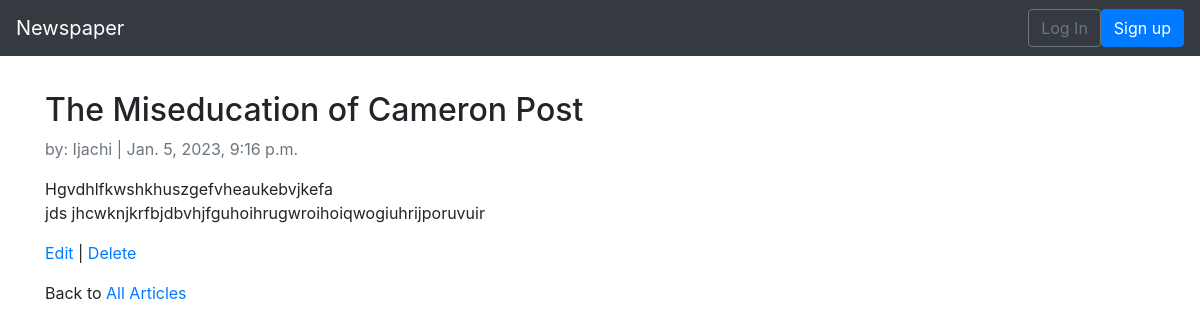
The app's page /articles/1/, older data.
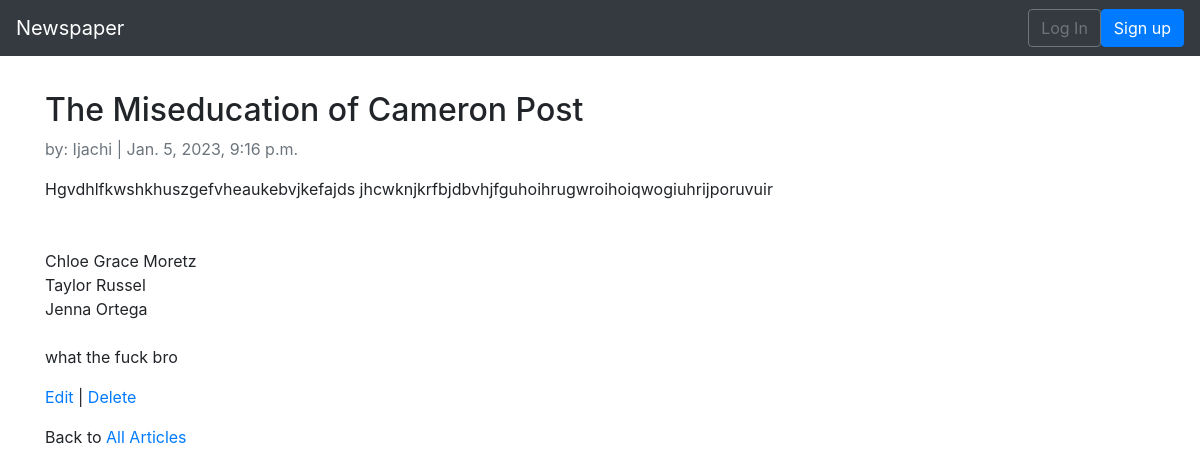
The same page, newer data.
### articles/models.py (models this page shows, shortened)
class Article(models.Model):
    title = models.CharField(max_length=255)
    body = models.TextField()
    date = models.DateTimeField(auto_now_add=True)
    author = models.ForeignKey(
        get_user_model(),
        on_delete=models.CASCADE,
    )

### users/models.py (models this page shows)
class CustomUser(AbstractUser):
    age = models.PositiveIntegerField(null=True, blank=True)

### articles/views.py (the view)
# urls.py: path("<int:pk>/", ArticleDetailView.as_view(), name="article_detail"),
class ArticleDetailView(DetailView):
    model = Article
    template_name = "article_detail.html"

### templates/article_detail.html
{% extends "base.html" %}
{% block content %}
    <div class="article-entry">
        <h2>{{ article.title }}</h2>
        <p class="text-muted">by: {{ article.author }} | {{ article.date }}</p>
        <p>{{ article.body|linebreaksbr }}</p>
    </div>
    <p>
        <a href="{% url 'article_edit' article.pk %}">Edit</a> |
        <a href="{% url 'article_delete' article.pk %}">Delete</a>
    </p>
    <p>Back to <a href="{% url 'article_list' %}">All Articles</a></p>
{% endblock content %}

Row changes from the older to the newer data that the page shows:
changed Article "The Miseducation of Cameron Post": body "Hgvdhlfkwshkhuszgefvheaukebvjkefa jds jhcwknjkrfbjdbvhjfguhoihrugwroihoiqwogiuhrijporuvuir" → "Hgvdhlfkwshkhuszgefvheaukebvjkefajds jhcwknjkrfbjdbvhjfguhoihrugwroihoiqwogiuhrijporuvuir Chloe Grace Moretz Taylor Russel Jenna Ortega what the fuck bro"
